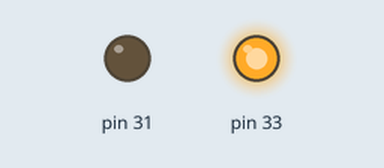
Recording of a sketch running on a simulated Arduino Mega 2560, built with avr-gcc and run on an emulated ATmega2560. Shown: output pins drawn as LEDs (lit = HIGH). What the sketch prints to the serial monitor is not drawn.

Above: at 0.6 s.
At 51.3 s:
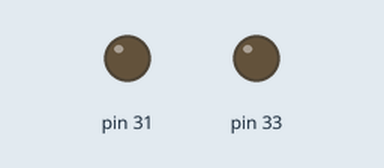
Timing chart, 0 to 130.0 s (numbered marks = the images above):
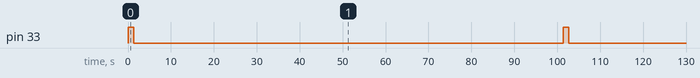

The sketch:

calcular_tiempo_de_movimiento_entre_posiciones.ino
```cpp
int adelante=31; //derecha
int atras=33;    //izquierda
int letra=0;
void setup() {
 Serial.begin(9600);
pinMode(31,OUTPUT);
pinMode(33,OUTPUT);
Serial.println("digite letra: ");
}

void loop() {


    digitalWrite(33,HIGH);
    digitalWrite(31,LOW);
delay(1350); // tiempo de movienmiento entre posiciones del eje x


   digitalWrite(31,LOW);
    digitalWrite(33,LOW);
delay(100000);

}
```

Measured:
- by itself, pin 33: alternates HIGH for 1.4 s and LOW for 100 s
